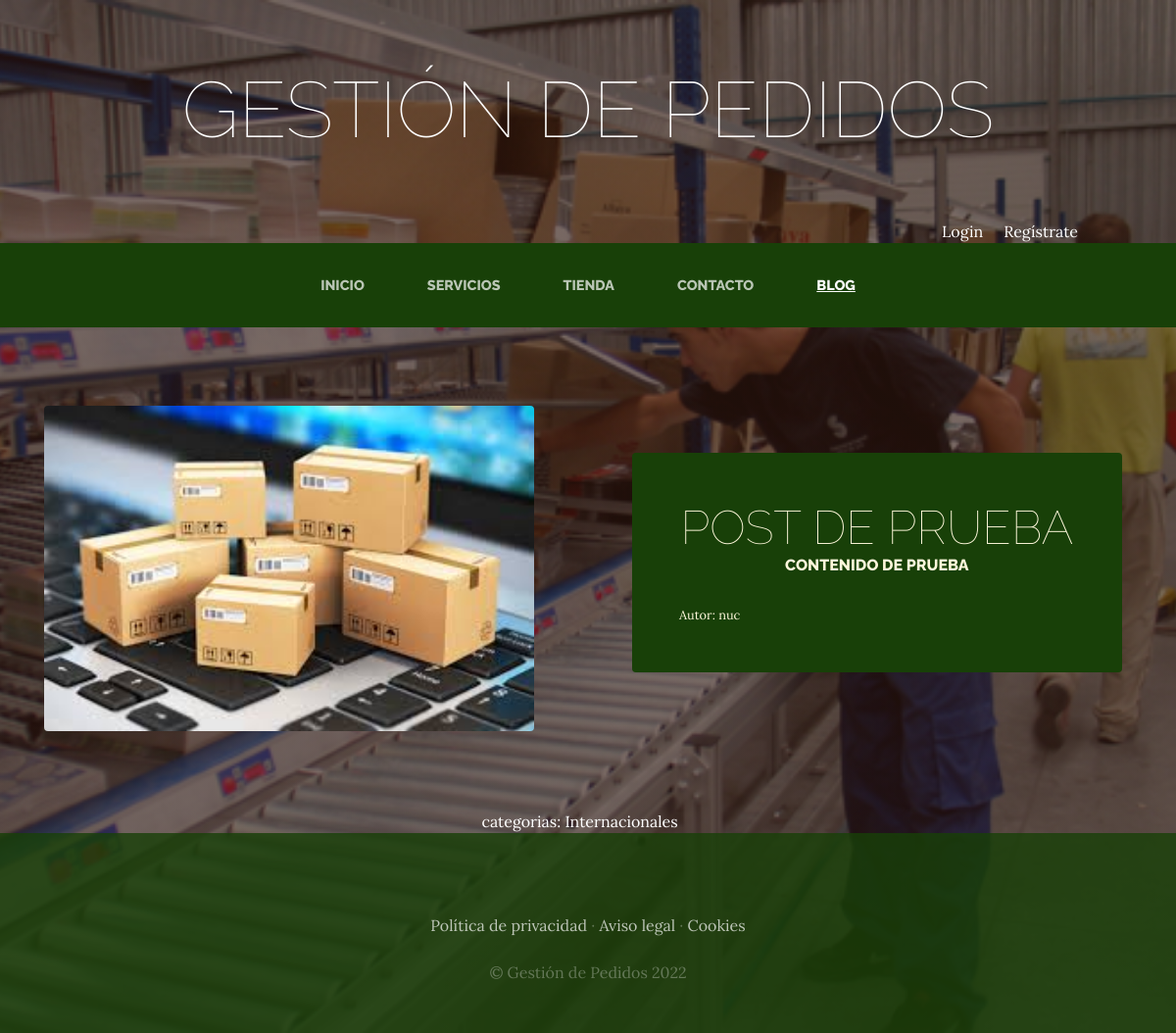
The app's page /blog/categoria/1/ with its own data.
### blog/models.py (models this page shows, shortened)
class Post(models.Model):
    titulo = models.CharField(max_length=50)
    contenido = models.CharField(max_length=50)
    imagen = models.ImageField(upload_to='blog', null=True, blank=True)
    autor = models.ForeignKey(User, on_delete=models.CASCADE)
    categorias = models.ManyToManyField(Categoria)
    created = models.DateTimeField(auto_now_add=True)
    updated = models.DateTimeField(auto_now_add=True)
    class Meta:
        verbose_name = "post"
        verbose_name_plural = "posts"

class Categoria(models.Model):
    nombre = models.CharField(max_length=50)
    created = models.DateTimeField(auto_now_add=True)
    updated = models.DateTimeField(auto_now_add=True)
    class Meta:
        verbose_name = "categoria"
        verbose_name_plural = "categorias"

### blog/views.py (the view)
# urls.py: path('categoria/<int:categoria_id>/', views.categoria, name="categoria")
def categoria(request, categoria_id):
    categoria = Categoria.objects.get(id=categoria_id)
    posts = Post.objects.filter(categorias=categoria)
    return render(request, "blog/categoria.html", {"categoria": categoria, "posts": posts})

### carro/context_processor.py (called while the page is built)
def importe_total_carro(request):
    carro = Carro(request)
    total=0
    if request.user.is_authenticated:
        for key, value in request.session["carro"].items():
            total = total+float(value["precio"])
    else:
        total = "Debes hacer login"
    return {"importe_total_carro": total}

### blog/templates/blog/categoria.html
{% extends "ProyectoWebApp/base.html" %}
{% load static %}
{% block content %}
    {% for post in posts %}
    <section class="page-section clearfix">
          <div class="container">
            <div class="intro">
              <img class="intro-img img-fluid mb-3 mb-lg-0 rounded" src="{{post.imagen.url}}" alt="" style="width: 45%;">
              <div class="intro-text left-0 text-center bg-faded p-5 rounded">
                <h2 class="section-heading mb-4" >
                  <span class="section-heading-lower">{{post.titulo}}</span>
                  <span class="section-heading-upper">{{post.contenido}}</span>
                </h2>
                <div style="text-align: left; font-size: 0.8em;">
                  Autor: {{post.autor}}
                </div>
              </div>
            </div>
          </div>
    </section>
    {% endfor %}
        <section>
          <div style="width: 75%; margin:auto; text-align: center; color: white;">
            categorias:
            {% for post in posts %}
              {% for categoria in post.categorias.all %}
                {{categoria.nombre}} &nbsp; &nbsp;
              {% endfor %}
            {% endfor %}
          </div>
        </section>
    {% endblock %}

### ProyectoWebApp/static/ProyectoWebApp/css/gestion.css (style rules this page uses)
body { font-family: 'Lora'; background: linear-gradient(rgba(47, 23, 15, 0.65), rgba(47, 23, 15, 0.65)), url("../img/bg_main.jpg"); background-attachment: fixed; background-position: center; background-size: cover; }
h1, h2, h3, h4, h5, h6 { font-family: 'Raleway'; }
.page-section { margin-top: 5rem; margin-bottom: 5rem; }
.section-heading { text-transform: uppercase; }
.section-heading .section-heading-upper { display: block; font-size: 1rem; font-weight: 800; padding-bottom:.5rem; }
.section-heading .section-heading-lower { display: block; font-size: 3rem; font-weight: 100; }
.bg-faded { background-color: rgba(255, 255, 255, 0.85); }
.intro { position: relative; }
@media (min-width: 992px) { .intro .intro-img { width: 75%; float: left; } }
@media (min-width: 992px) { .intro .intro-text { left: 600; width: 60%; margin-top: 3rem; background-color: rgba(24, 64, 8); color: cornsilk; position: absolute; } }
@media (min-width: 1200px) { .intro .intro-text { width: 45%; } }

### records on screen
Post: imagen (picture), titulo "POST DE PRUEBA", contenido "CONTENIDO DE PRUEBA", autor "nuc"
Categoria: nombre "Internacionales"
